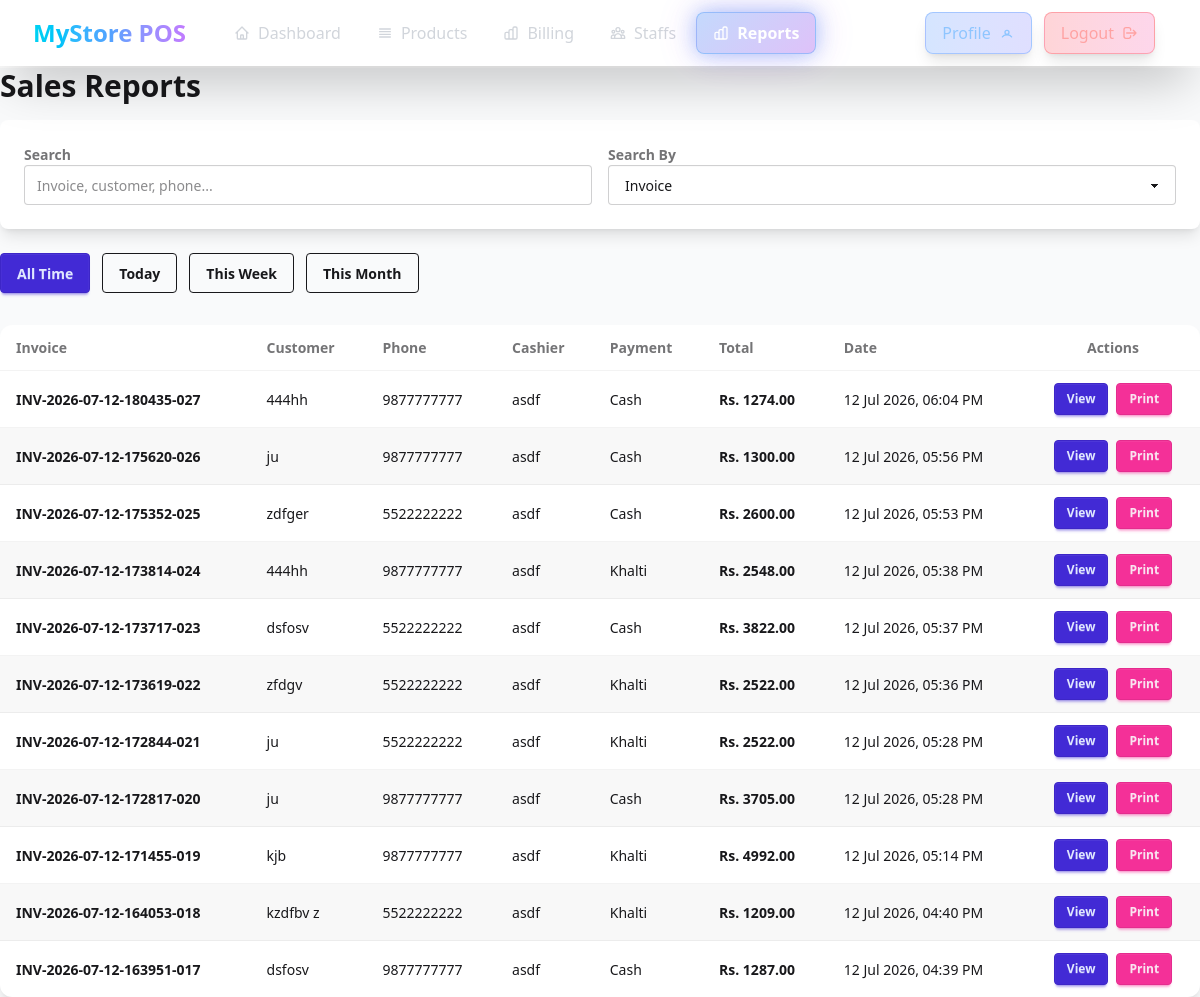
The page /reports/ (signed in) on the database as committed earlier.
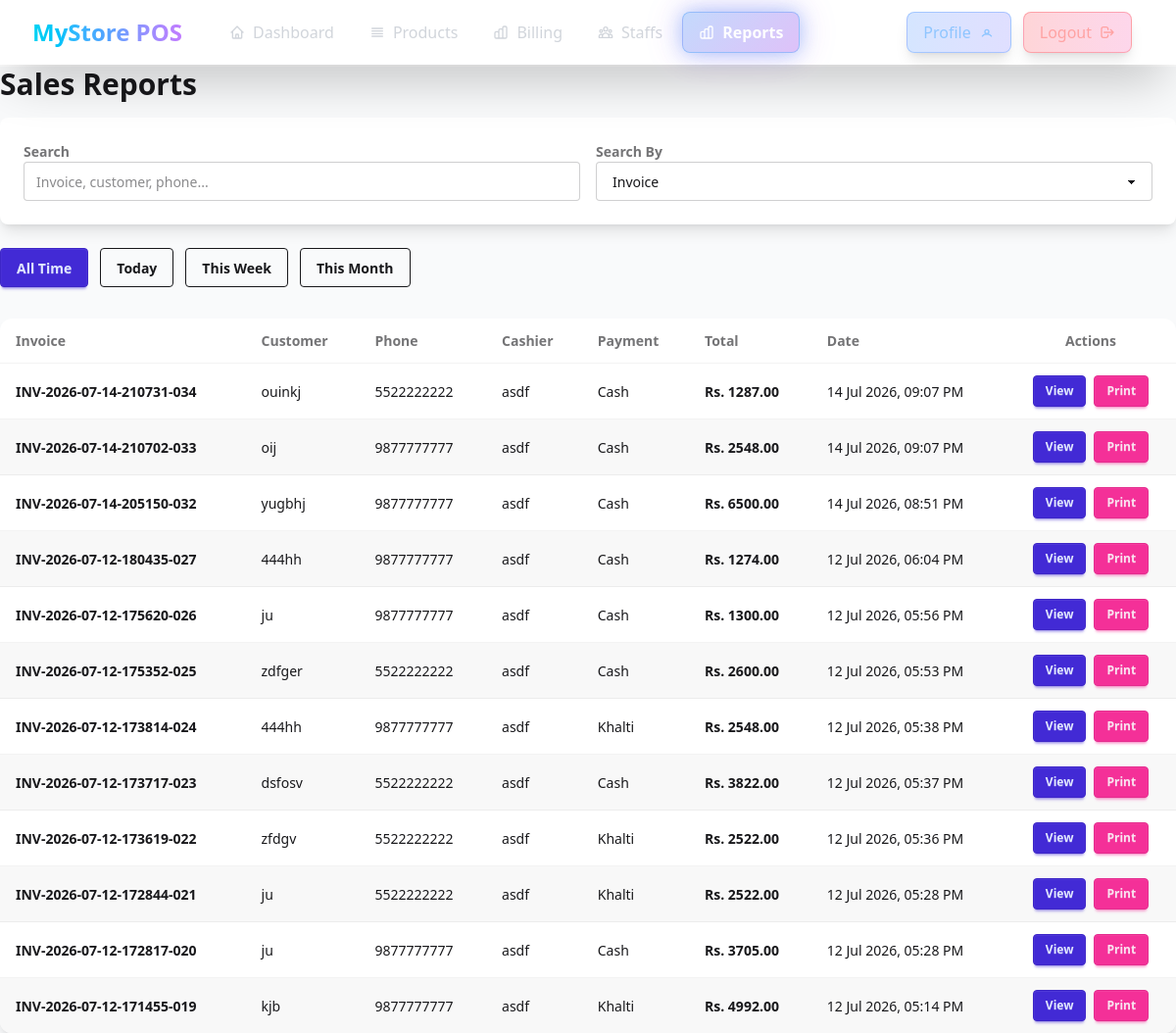
The same page on the database as committed later.
### sales/models.py (models this page shows, shortened)
class Sale(models.Model):
    PAYMENT_CHOICES = [
        ("cash", "Cash"),
        ("esewa", "eSewa"),
        ("khalti", "Khalti"),
        ("card", "Card"),
    ]
    invoice_number = models.CharField(
        max_length=30,
        unique=True,
        blank=True
    )
    shop = models.ForeignKey(
        Shop,
        on_delete=models.CASCADE,
        related_name="sales"
    )
    customer_name = models.CharField(
        max_length=150
    )
    customer_phone = models.CharField(
        max_length=20
    )
    subtotal = models.DecimalField(
        max_digits=12,
        decimal_places=2
    )
    discount_percent = models.DecimalField(
        max_digits=5,
        decimal_places=2,
        default=0
    )
    discount_amount = models.DecimalField(
        max_digits=12,
        decimal_places=2,
        default=0
    )
    grand_total = models.DecimalField(
        max_digits=12,
        decimal_places=2
    )
    payment_method = models.CharField(
        max_length=20,
        choices=PAYMENT_CHOICES
    )
    cash_received = models.DecimalField(
        max_digits=12,
        decimal_places=2,
        default=0
    )
    change_amount = models.DecimalField(
        max_digits=12,
        decimal_places=2,
        default=0
    )
    created_by = models.ForeignKey(
        CustomUser,
        on_delete=models.PROTECT
    )
    created_at = models.DateTimeField(
        auto_now_add=True
    )
    class Meta:
        ordering = ["-created_at"]

### accounts/models.py (models this page shows, shortened)
class CustomUser(AbstractUser):
    class Roles(models.TextChoices):
        SHOP_ADMIN="shop_admin","Shop Admin"
        STAFF="staff","Staff"
    address = models.CharField(max_length=255, null=True, blank=True)
    phone_number = models.CharField(max_length=10, null=True, blank=True)
    profile_pic = models.ImageField(upload_to="profile_pics", null=True, blank=True)
    role=models.CharField(
        max_length=20,
        choices=Roles.choices,
        default=Roles.SHOP_ADMIN,
    )
    workplace = models.ForeignKey(
        'shop.Shop',
        on_delete=models.CASCADE,
        null=True,
        blank=True,
        related_name='staff_members'  # This is fine
    )

### reports/views.py (the view, shortened to what this page needs)
# urls.py: path("reports/", include("reports.urls")),
@login_required
def reports(request):
    if request.user.role == CustomUser.Roles.SHOP_ADMIN:
        shop = request.user.shop
    else:
        shop = request.user.workplace
    sales = (
        Sale.objects
        .filter(shop=shop)
        .select_related(
            "created_by",
            "shop"
        )
        .prefetch_related("items")
    )
    filter_by = request.GET.get("filter", "all")
    today = timezone.localdate()
    if filter_by == "today":
        sales = sales.filter(
            created_at__date=today
        )
    elif filter_by == "week":
        start = today - timedelta(days=today.weekday())
        sales = sales.filter(
            created_at__date__gte=start
        )
    elif filter_by == "month":
        sales = sales.filter(
            created_at__year=today.year,
            created_at__month=today.month
        )
    search = request.GET.get("search", "").strip()
    search_by = request.GET.get(
        "search_by",
        "invoice"
    )
    sales = sales.order_by("-created_at")
    context = {
        "sales": sales,
        "filter": filter_by,
        "search": search,
        "search_by": search_by,
    }
    return render(
        request,
        "reports/reports.html",
        context
    )

### reports/templates/reports/reports.html (shortened to what the changed rows need)
{% extends "base.html" %}
{% block content %}
<h1 class="text-3xl font-bold mt-17 mb-4">
    Sales Reports
</h1>
<div class="bg-base-100 rounded-xl shadow-lg overflow-hidden">
    <div class="overflow-x-auto">
        <table class="table table-zebra w-full min-w-max">
            <thead>
                <tr>
                    <th>Invoice</th>
                    <th>Customer</th>
                    <th>Phone</th>
                    <th>Cashier</th>
                    <th>Payment</th>
                    <th>Total</th>
                    <th>Date</th>
                    <th class="text-center">Actions</th>
                </tr>
            </thead>
            <tbody>
            {% for sale in sales %}
                <tr>
                    <td class="font-semibold">
                        {{ sale.invoice_number }}
                    </td>
                    <td>
                        {{ sale.customer_name }}
                    </td>
                    <td>
                        {{ sale.customer_phone }}
                    </td>
                    <td>
                        {{ sale.created_by.username }}
                    </td>
                    <td>
                        {{ sale.get_payment_method_display }}
                    </td>
                    <td class="font-semibold">
                        Rs. {{ sale.grand_total }}
                    </td>
                    <td>
                        {{ sale.created_at|date:"d M Y, h:i A" }}
                    </td>
                    <td>
                        <div class="flex justify-center gap-2">
                            <a
                                href="{% url 'invoice' sale.invoice_number %}"
                                target="_blank"
                                class="btn btn-sm btn-primary"
                            >
                                View
                            </a>
                            <a
                                href="{% url 'invoice' sale.invoice_number %}?print=1"
                                target="_blank"
                                class="btn btn-sm btn-secondary"
                            >
                                Print
                            </a>
                        </div>
                    </td>
                </tr>
            {% empty %}
                <tr>
                    <td colspan="8" class="text-center py-8 text-base-content/60">
                        No sales found.
                    </td>
                </tr>
            {% endfor %}
            </tbody>
        </table>
    </div>
</div>
{% endblock %}

Rows that differ between the two databases and show on the page:
removed Sale: invoice_number "INV-2026-07-12-164053-018", customer_name "kzdfbv z", customer_phone "5522222222", created_by.username "asdf", payment_method "Khalti", grand_total "1209.00", created_at "12 Jul 2026, 04:40 PM"
removed Sale: invoice_number "INV-2026-07-12-163951-017", customer_name "dsfosv", customer_phone "9877777777", created_by.username "asdf", payment_method "Cash", grand_total "1287.00", created_at "12 Jul 2026, 04:39 PM"
added Sale: invoice_number "INV-2026-07-14-210731-034", customer_name "ouinkj", customer_phone "5522222222", created_by.username "asdf", payment_method "Cash", grand_total "1287.00", created_at "14 Jul 2026, 09:07 PM"
added Sale: invoice_number "INV-2026-07-14-210702-033", customer_name "oij", customer_phone "9877777777", created_by.username "asdf", payment_method "Cash", grand_total "2548.00", created_at "14 Jul 2026, 09:07 PM"
added Sale: invoice_number "INV-2026-07-14-205150-032", customer_name "yugbhj", customer_phone "9877777777", created_by.username "asdf", payment_method "Cash", grand_total "6500.00", created_at "14 Jul 2026, 08:51 PM"
